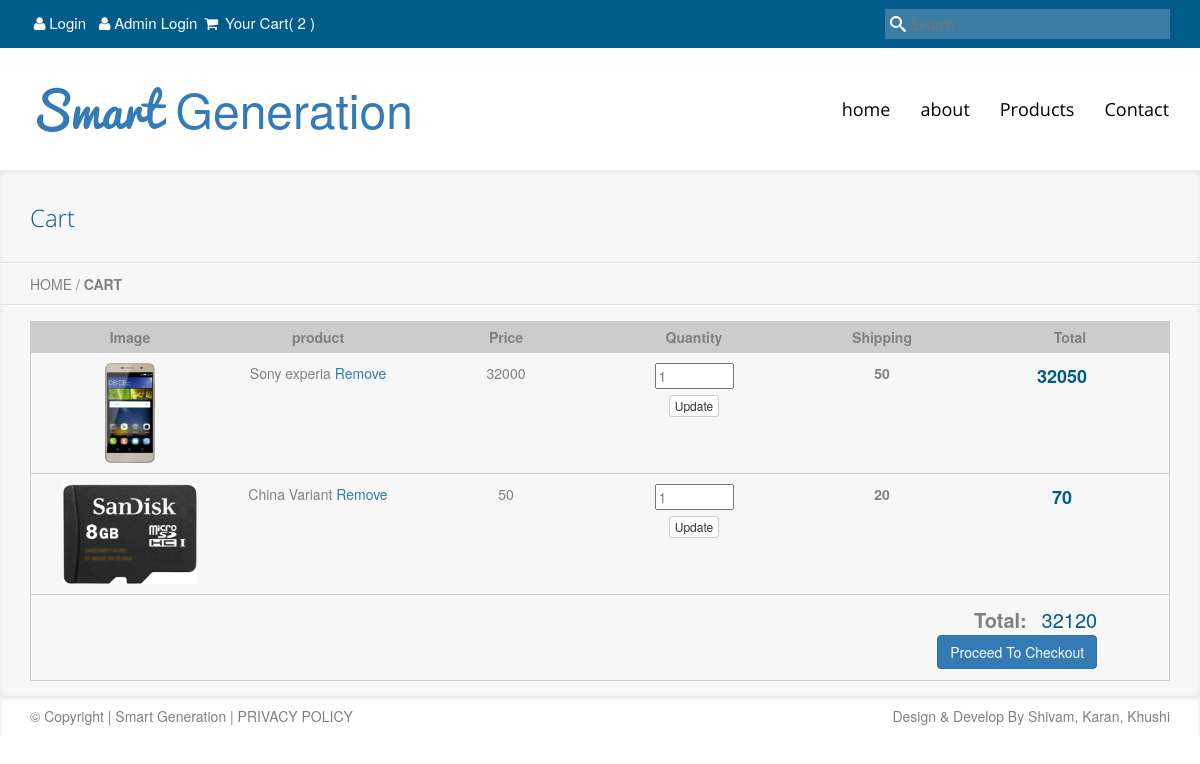
The app's page /cart.php with its own data.
### tables this page shows
CREATE TABLE `menu` (
  `id` int(11) NOT NULL,
  `name` varchar(255) NOT NULL,
  `is_active` tinyint(1) NOT NULL,
  `page_id` int(255) NOT NULL
);

CREATE TABLE `cart` (
  `id` int(11) NOT NULL,
  `product` varchar(255) NOT NULL,
  `price` varchar(255) NOT NULL,
  `shipping` varchar(255) NOT NULL,
  `quantity` varchar(255) NOT NULL,
  `img` varchar(255) NOT NULL,
  `total` varchar(255) NOT NULL
);

### cart.php (the view, shortened to what this page needs)
<?php
    require 'db/conection.php';
    $cart = $ser->prepare("SELECT * FROM cart");
    $cart->execute();
    $cart_total = $ser->prepare("SELECT total FROM cart");
    $cart_total->execute();
    $sum = 0;
    include 'partials/header.php';
    include 'partials/navbar.php';
?>
<div class="shadow">
    <div class="bredcrumbs">
        <div>
            <div class="container">
                <div>
                    <h3>Cart</h3>
                </div>
            </div>
            <div class="border-out">
                <div class="border-in">
                    <div class="container">
                        <div class="crurrent-page">
                            <a href="index.php">HOME</a> / <b> CART </b>
                        </div>
                    </div>
                </div>
            </div>
        </div>
    </div>
    <div class="container">
        <div class="product-holder col-md-12 col-sm-12 col-xs-12 padding">
        	<div class="holder-heading col-md-12 col-sm-12 col-xs-12">
        		<div class="col-md-2 col-sm-2 text-center">
        			<b>Image</b>
        		</div>
        		<div class="col-md-2 col-sm-2 text-center">
        			<b>product</b>
        		</div>
        		<div class="col-md-2 col-sm-2 text-center">
        			<b>Price</b>
        		</div>
        		<div class="col-md-2 col-sm-2 text-center">
        			<b>Quantity</b>
        		</div>
                <div class="col-md-2 col-sm-2 text-center">
                    <b>Shipping</b>
                </div>
        		<div class="col-md-2 col-sm-2 text-center">
        			<b>Total</b>
        		</div>
        	</div>
            <?php while($pro=$cart->fetch()): ?>
        	<div class="added-products col-md-12 col-sm-12 col-xs-12">
        		<div class="col-md-2 col-sm-2 text-center">
                    <?php $img=str_replace('../','',$pro['img']);?>
        			<img src="<?php echo $img ?>" class="img-t">
        		</div>
        		<div class="col-md-2 col-sm-2 text-center">
        			<span><?php echo $pro['product'] ?></span>
                    <a href="?action=remove&id=<?php echo $pro['id'] ?>">Remove</a>
        		</div>
        		<div class="col-md-2 col-sm-2 text-center">
        			<span><?php echo $pro['price'] ?></span>
        		</div>
        		<div class="col-md-2 col-sm-2 text-center">
                    <?php
                        $total = $pro['quantity']*($pro['shipping']+$pro['price']);
                    ?>
                    <form method="post" class="count">
                        <input type="number" value="<?php echo $pro['quantity']?>" name="quantity">
                        <br>
                        <input type="submit" name="submit" class="btn btn-default btn-xs" value="Update">
                    </form>
        		</div>
                <div class="col-md-2 col-sm-2 text-center">
                    <b><?php $ship = $pro['shipping']*$pro['quantity'];
                            echo $ship;?>
                    </b>
                </div>
        		<div class="col-md-2 col-sm-2 text-center">
        			<span class="total"><b>
                        <?php echo $total?>
                    </b></span>
        		</div>
        	</div>
            <?php endwhile; ?>
        	<div class="col-md-12 col-sm-12 cart-total">
        		<div class="col-md-12 col-sm-12 padding">
    				<div class="col-md-11 col-sm-11 padding total-all">
    					<b>Total:</b>
    				</div>
        			<div class="col-md-1 col-sm-1 padding total-amount">
                        <?php while($t=$cart_total->fetch()){
                                $sum=$sum+$t['total'];
                            }
                         ?>
        				<span><?php echo $sum ?></span>
    				</div>
        		</div>
                <div class="col-md-12 col-sm-12 ">
                    <div class="pull-right">
                    <a href="checkout.php" class="btn btn-primary">Proceed To Checkout</a>
                    </div>
                </div>
        	</div>
        </div>
    </div>
</div>
<?php include 'partials/footer.php';?>

### partials/navbar.php (shortened to what this page needs)
<?php require 'db/conection.php' ?>
<header>
	<div class="container">
		<div class="navbar navbar-main">
			<div class="navbar-header ">
				<a href="#" class="navbar-brand logo smart" ><span class="smart-1">Smart</span> Generation</a>
			</div>
			<div class="navbar-collapse bs-navbar-collapse collapse padding-right">
				<ul class="nav navbar-nav navbar-right menu-style">
					<?php
						$m = $ser->prepare("SELECT * FROM menu WHERE is_active=1");
						$m->execute();
						while ($menu = $m->fetch()):
							$p_id = $menu['page_id'];
							$p = $ser->prepare("SELECT page_path FROM page WHERE id=$p_id");
							$p->execute();
							while ($page = $p->fetch()){
								$ph = $page['page_path'];
							}
					?>
						<li><a href="<?php echo $ph ?>"><?php echo $menu['name'] ?></a></li>
					<?php endwhile; ?>
				</ul>
			</div>
		</div>
	</div>
</header>

### css/style.css (style rules this page uses)
a { text-decoration: none; }
.padding { padding: 0; }
.padding-right { padding-right: 0; }
.navbar-main { background-color: #fff; border-radius: 0; }
.navbar { margin:10px 0; }
.menu-style { padding: 25px 0; }
.menu-style li > a { color:#000; font-size: 18px; text-decoration: none; font-family: OpenSans-Regular; transition:.2s ease-in; }
.navbar-brand { height: auto; padding: 0; }
.img-t { width:auto; height: 100px; }
.count input[type="number"] { width:50%; margin-bottom: 5px; }
span.total { margin-right: 16px; }
.smart { font-size: 48px; padding: 40px 0; }
.smart-1 { font-family: Pacifico; }

### css/about.css (style rules this page uses)
.shadow { box-shadow: inset 0px 2px 4px 1px #eaeaea; background-color:#f7f7f7; }
.bredcrumbs { padding: 5px 0 0 0; color:gray; }
.bredcrumbs a { color: gray; text-decoration: none; }
.bredcrumbs h3 { color:#333; font-family: OpenSans-Regular; margin: 30px 0; }
.border-out { border-top: 1px solid #e3e3e3; border-bottom: 1px solid #fefefe; }
.border-in { border-top: 1px solid #fefefe; border-bottom: 1px solid #e3e3e3; }
.crurrent-page { padding: 10px 0; }
.bredcrumbs h3 { color: #005C8B; font-family: OpenSans-Light; }

### css/contact.css (style rules this page uses)
.product-holder { border:1px solid #ccc; margin: 15px 0; }
.holder-heading { border-bottom:1px solid #ccc; color:gray; padding: 5px; background-color: #ccc; }
.text-center { text-align: center; }
.added-products { padding: 10px 5px; border-bottom:1px solid #ccc; color:gray; vertical-align: middle; }
.total { color:#005C8B; font-size: 18px; }
.cart-total { padding: 1% 5%; }
.total-all { font-size: 20px; color:gray; text-align: right; }
.total-amount { font-size: 20px; color:#005C8B; text-align: center; }

### records on screen
menu: name "home"
menu: name "about"
menu: name "Products"
menu: name "Contact"
cart: img (picture), product "Sony experia", price "32000", quantity "1", shipping "50", total "32050"
cart: img (picture), product "China Variant", price "50", quantity "1", shipping "20", total "70"

### other values on screen
$total_items "2"
$sum "32120"
